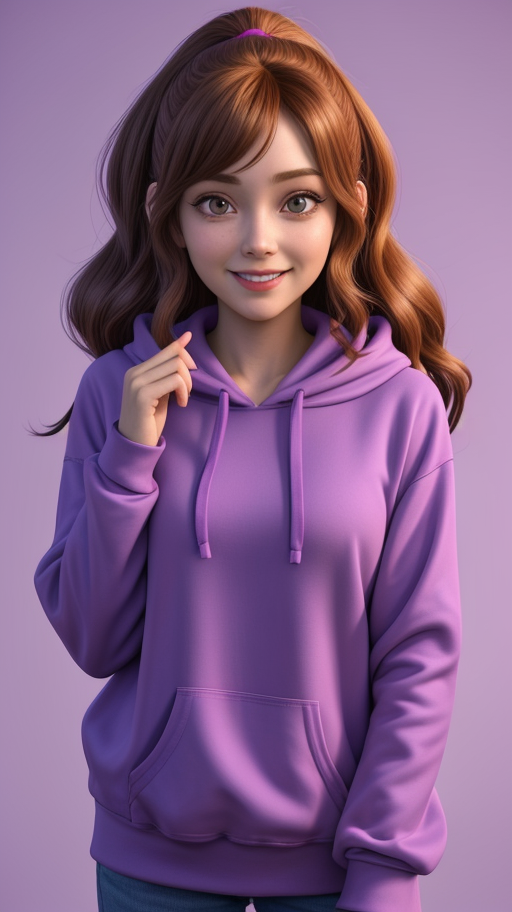
#> input picture scripts/luna_reels/assets/luna.png, 512 x 912 px
$ python -i finds.py   (imports and definitions only)
#> lines starting #> are read from the running program, lines starting #| are printed output that depends on the picture
#> further down, picture is the input picture: PIL image 512x912 RGB; mean R, G, B 133.1, 97.4, 134.7
"""The finds cut: a finished story reel re-edited the way finds creators post
(the owner, 2026-11-03: "the reel shows a white shirt, nobody understands it
sells earrings; think like an influencer").

The first studio reel showed a talking T-shirt for 3 s, the presenter in her
room for 12 s, the earrings at second 16 for 2 s and a 4 s card at the end;
Instagram's own numbers: 2 views, an average watch of 10 s. People left before
they saw the product. This cut keeps the reel's voice and lips and changes
what is on the screen:

  * the product from the first frame to the last: the store's own photos
    (the catalog's `images`, labelled "תמונת המוכר"), a different one on every
    line, each with a slow camera move and a hard cut with a short punch-in;
  * one headline for the whole reel at the top (≤ 8 words);
  * the presenter in a circle over the photo's corner (her talking shots,
    cropped from the reel, so her lips stay on her voice); hidden on a line
    whose shot is not hers;
  * the spoken line as a caption; the ad tag and the AI label on every frame;
  * no end card: the last line ends on the first photo, so the reel loops.

Lines are cut from the reel by time (a spec in finds/<name>.json); a line can
be dropped (the first cut drops "every morning... something is missing").
Nothing is drawn: the product pixels are the store's.

  python scripts/media/studio3d/finds.py --spec scripts/media/studio3d/finds/<name>.json \
      --reel <story reel.mp4> --out <dir> [--photos <dir with 1.jpg 2.jpg …>]
"""
from __future__ import annotations

import argparse
import json
import math
import subprocess
import sys
from pathlib import Path

import numpy as np
from PIL import Image, ImageDraw, ImageFilter

ROOT = Path(__file__).resolve().parents[3]
sys.path.insert(0, str(ROOT / "scripts" / "luna_reels"))
from luna_reels import brand, text, visuals  # noqa: E402

W, H, FPS = 1080, 1920, 30
HEAD_Y = 226            # headline: under Instagram's top bar, one line
PHOTO = 1000            # the product photo, square, full width less a margin
PHOTO_Y = 396
PIP = 360               # the presenter's circle, over the photo's lower corner
PIP_X, PIP_Y = 40, PHOTO_Y + PHOTO - PIP - 44
CAPTION_Y = PHOTO_Y + PHOTO + 30
PUNCH = 0.2             # s: a cut lands 6% closer and settles
MAX_WORDS = 8           # the master's hook rule


class SpecError(ValueError):
    pass


# [40 lines left out: functions load_spec, check_spec, plan, not called in this run]


def photo_tile(img: Image.Image) -> Image.Image:
    """The store photo as a square (centre crop), the same pixels, scaled."""
    img = img.convert("RGB")
    side = min(img.size)
#> side = 512
    x, y = (img.width - side) // 2, (img.height - side) // 2
#> x = 0; y = 200
    return img.crop((x, y, x + side, y + side)).resize((PHOTO, PHOTO), Image.LANCZOS)
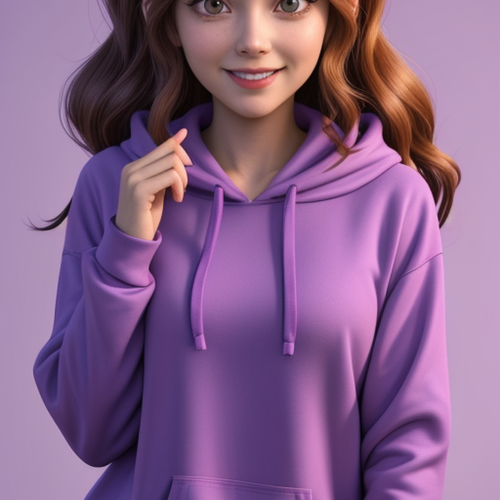
#> returned value: PIL image 1000x1000 RGB (shown at 1/2 size); mean R, G, B 135.6, 97.5, 137.1


def backdrop(img: Image.Image) -> Image.Image:
    return visuals.blurred(visuals.cover(img.convert("RGB")), radius=36, darken=0.5).convert("RGB")


# [25 lines left out: functions _rounded_mask, _circle_mask, moved, not called in this run]


MOVES = ["in", "left", "out", "right", "in", "left"]


def headline(head: str) -> Image.Image:
    return text.text_block(head, 68, W - 50, box=brand.ROSE + (255,), pad=(34, 18), radius=34)


def spoken(caption: str) -> Image.Image:
    return text.text_block(caption, 56, W - 70, color=brand.STORY_YELLOW, emphasis=brand.STORY_YELLOW,
                           box=brand.STORY_BOX, pad=(30, 12), radius=22)


# [17 lines left out: function overlay, not called in this run]


def PHOTO_X() -> int:  # noqa: N802
    return (W - PHOTO) // 2


# [137 lines left out: functions pip_frames, audio, render, sheet, store_photos, main, not called in this run]


# [2 lines not run here, left out]

>>> from PIL import Image
>>> picture = Image.open('../../luna_reels/assets/luna.png')
>>> result = photo_tile(picture)
